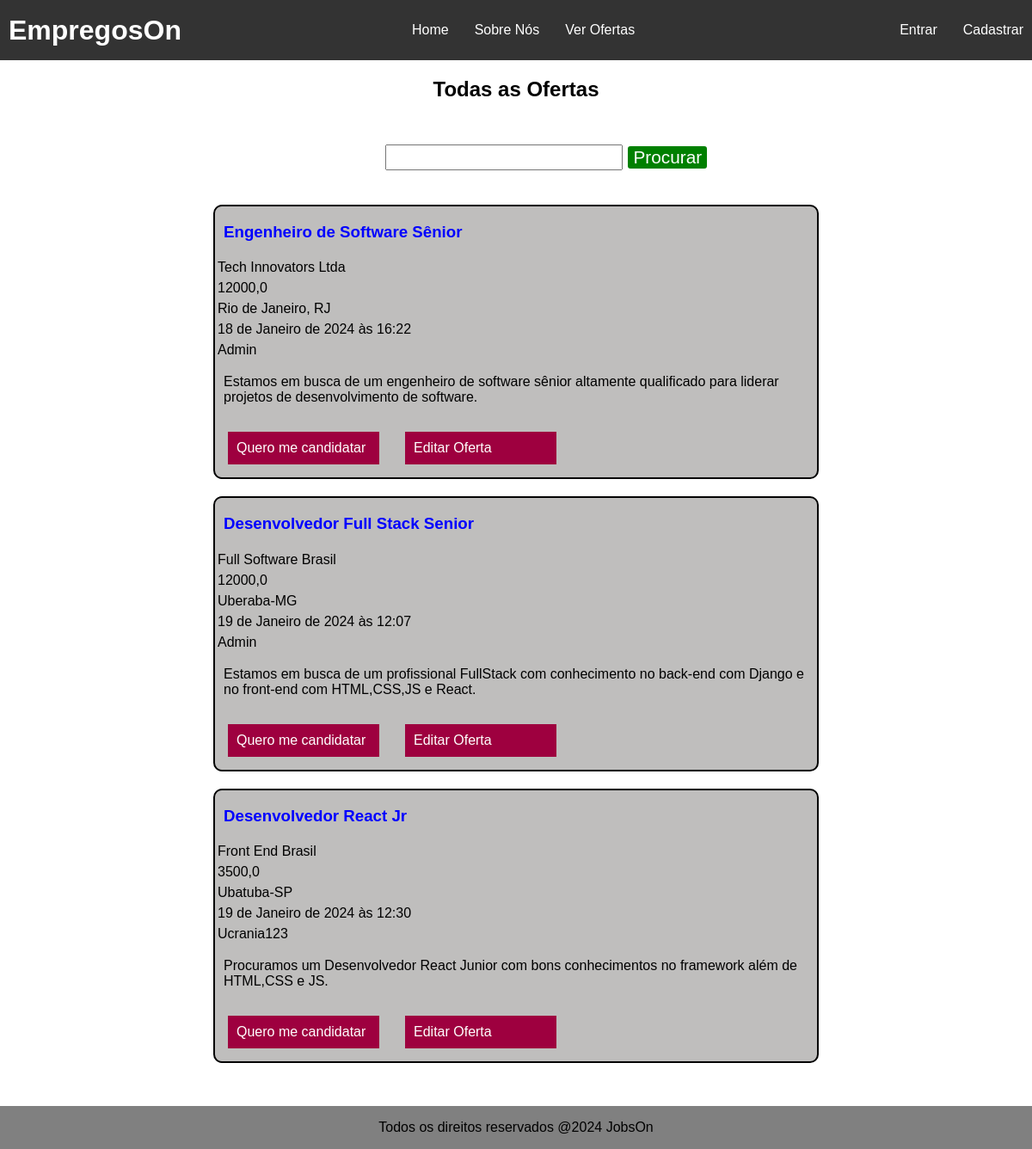
Screenshot of /job_list/ with the database file from the repository.
### jobs/models.py (models this page shows, shortened)
class JobOffer(models.Model):
    title = models.CharField(max_length=100)
    description = models.TextField()
    organization_name = models.CharField(max_length=100)
    location = models.CharField(max_length=100)
    publication_date = models.DateTimeField(auto_now_add=True)  # Adicionará automaticamente a data e hora ao campo
    offer_requirements = models.CharField(max_length=300)
    employment_type = models.CharField(max_length=100)
    salary = models.FloatField(default="Não informado")  # define que por padrão o campo é não informado
    organization_description = models.TextField()
    autor = models.ForeignKey(User, on_delete=models.PROTECT, related_name='car_user', editable=False, default=1)

### jobs/views.py (the view)
# urls.py: path('job_list/', JobOffersList.as_view(), name='job_list'),
class JobOffersList(ListView):
    template_name = 'job_list.html'
    model = JobOffer
    def get_queryset(self):
        queryset = super().get_queryset()
        search = self.request.GET.get('search', '')
        queryset = queryset.filter(title__icontains=search)
        return queryset

### jobs/templates/job_list.html
{% extends 'base.html' %}
{% block styles %}
    {{ block.super }}
    {% load static %}
    <link rel="stylesheet" type="text/css" href="{% static 'css/job_list.css' %}">
{% endblock %}
{% block content %}
    <main>
        <h2 class="title-offer-page">Todas as Ofertas</h2>
        <section class="section-content">
            <form class="offer-form-search" method="GET">
                <input id="query-offer" name="search">
                <button class="btn-search-job">Procurar</button>
            </form>
    {% if object_list %}
        {% for offer in object_list %}
            <div class="offer-grid">
                <h3 class="offer-title">{{ offer.title }}</h3>
                <p class="p-offer">{{ offer.organization_name }}</p>
                <p class="p-offer">{{ offer.salary }}</p>
                <p class="p-offer"> {{ offer.location }}</p>
                <p class="p-offer"> {{ offer.publication_date }}</p>
                <p class="p-offer"> {{ offer.autor|capfirst }}</p>
                <p class="p-description"> {{ offer.description }}</p>
                <div class="btn-joblist-container">
                    <a class="btn-apply" href="/">Quero me candidatar</a>
                    <a class="btn-edit" href="{% url 'update_offer' offer.id %}">Editar Oferta</a>
                </div>
            </div>
        {% endfor %}
    {% else %}
            <p class="job-list-advice-null">Nenhum resultado encontrado.</p>
    {% endif %}
        </section>
    </main>
{% endblock %}

### static/css/index.css (style rules this page uses)
body { margin: 0; font-family: Arial, sans-serif; display: flex; flex-direction: column; min-height: 100vh; }

### static/css/job_list.css (style rules this page uses)
body { background-color: white; }
.offer-grid { display: grid; grid-template-columns: 1fr; border: 2px solid black; border-radius: 10px; background-color: rgb(191, 190, 189); width: 700px; }
.offer-title { color: blue; margin-left: 10px; }
.title-offer-page { text-align: center; }
.p-offer { margin: 3px; }
.p-description { margin-left: 10px; }
.section-content { display: grid; margin: 50px; gap: 20px; background-color: white; justify-content: center; }
.btn-apply { display: inline-block; color: white; text-decoration: none; background-color: rgb(158, 0, 63); width: 156px; padding: 10px; margin: 15px; }
.offer-form-search { margin-left: 200px; margin-bottom: 20px; }
#query-offer { font-size: 1.3rem; }
.btn-search-job { font-size: 1.3rem; color: white; background-color: green; border: 2px solid white; border-radius: 5px; }
.btn-edit { display: inline-block; color: white; text-decoration: none; background-color: rgb(158, 0, 63); width: 156px; padding: 10px; margin: 15px; }
.btn-joblist-container { display: flex; flex-direction: row; }

### rows the page displays
JobOffer: title "Engenheiro de Software Sênior", organization_name "Tech Innovators Ltda", salary "12000,0", location "Rio de Janeiro, RJ", publication_date "18 de Janeiro de 2024 às 16:22", autor "Admin", description "Estamos em busca de um engenheiro de software sênior altamente qualificado para liderar projetos de desenvolvimento de software."
JobOffer: title "Desenvolvedor Full Stack Senior", organization_name "Full Software Brasil", salary "12000,0", location "Uberaba-MG", publication_date "19 de Janeiro de 2024 às 12:07", autor "Admin", description "Estamos em busca de um profissional FullStack com conhecimento no back-end com Django e no front-end com HTML,CSS,JS e React."
JobOffer: title "Desenvolvedor React Jr", organization_name "Front End Brasil", salary "3500,0", location "Ubatuba-SP", publication_date "19 de Janeiro de 2024 às 12:30", autor "Ucrania123", description "Procuramos um Desenvolvedor React Junior com bons conhecimentos no framework além de HTML,CSS e JS."
